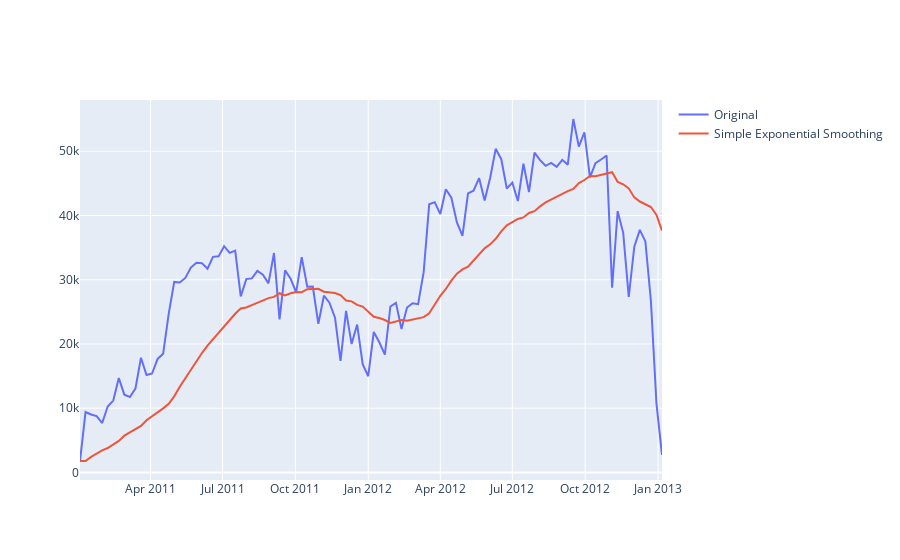

The code cell stored with this chart in its notebook:
### Code cell
iplot(Figure(data=[Scatter(x = df.index,
                           y = df['cnt'],
                          name = 'Original'),
                  Scatter(x = df.index,
                         y = df['ses'],
                         name = 'Simple Exponential Smoothing')]))
